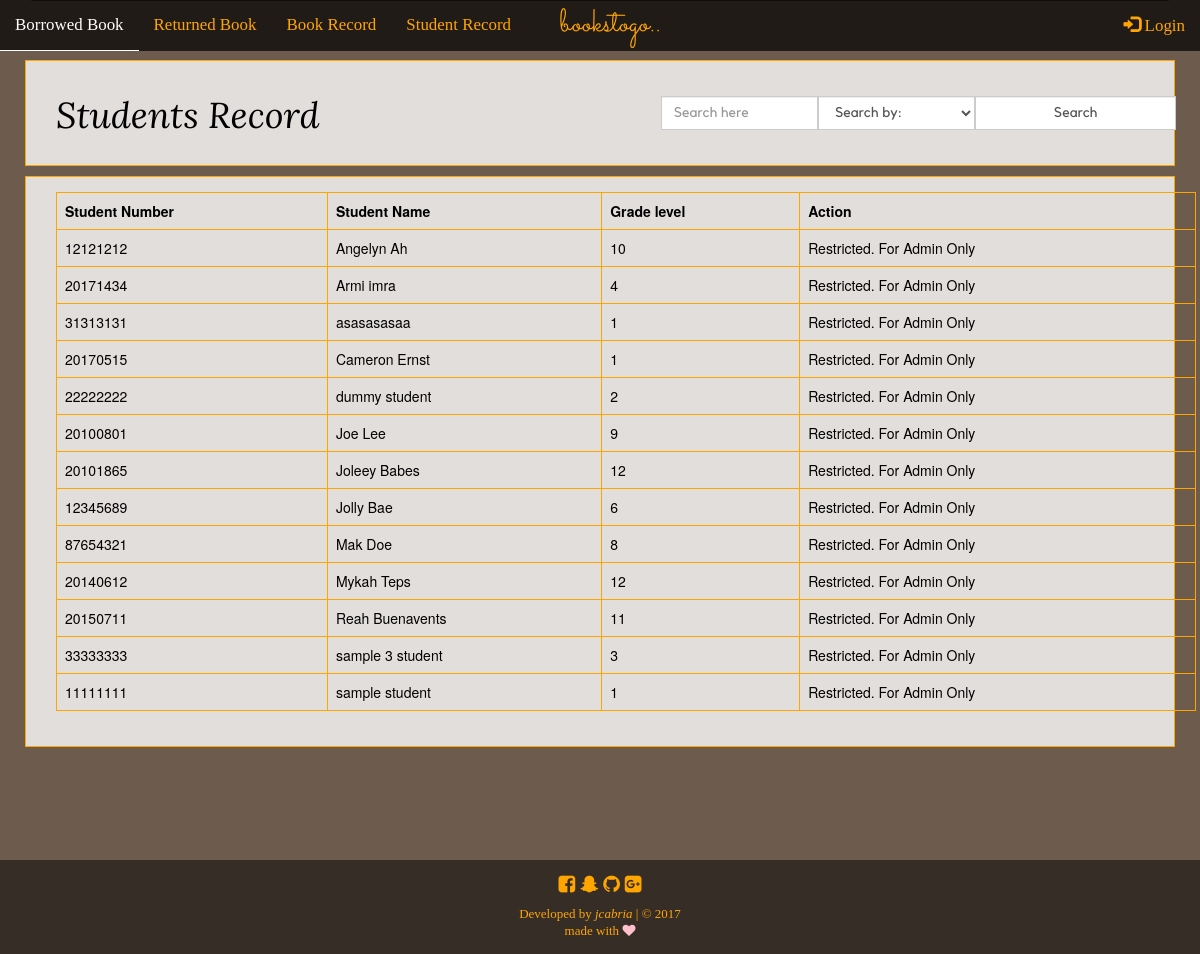
/student_record.php, run on the app's committed database.
### tables this page shows
CREATE TABLE `students_record` (
  `id` int(11) NOT NULL,
  `student_number` int(8) NOT NULL,
  `student_name` varchar(255) NOT NULL,
  `grade_level` varchar(255) NOT NULL
);

### student_record.php (the view, shortened to what this page needs)
<?php
function display_content() {
	require_once('connection.php');
	echo "
		<div class='container-fluid stud-record-div'>
			<div class='container'>
				<div class='row'>
					<form method='POST' action=''>
						<div class='col-md-6'>
							<h1>Students Record</h1>";
						echo "</div>
						<div class='col-md-6'>
							<div class='input-group search_trans'>
								<span class='input-group-btn'>
									<input type='text' class='form-control' placeholder='Search here' name='search_stud'>
								</span>
								<span class='input-group-btn'>
									<select name='search_ddown' class='form-control'>
										<option disabled selected>
											Search by: </option>
										<option value='student_number'>
											Student Number</option>
										<option value='student_name'>
											Student Name</option>
										<option value='grade_level'>
											Grade Level</option>
									</select>
								</span>
								<span class='input-group-btn'>
									<input type='submit' class='form-control' name='search-stud-btn' value='Search'>
								</span>
							</div>
						</div>
					</form>
				</div>
			</div>
		</div>";
	$sql = "SELECT * FROM students_record ORDER BY student_name ASC";
	$show = mysqli_query($conn, $sql);
	if (isset($_POST['search-stud-btn'])) {
		$search_stud = $_POST['search_stud'];
		$search_ddown = $_POST['search_ddown'];
		$query = "SELECT * FROM students_record WHERE $search_ddown LIKE '%$search_stud%'";
		$result = mysqli_query($conn, $query);
		echo "Search result for <em>$search_stud</em>. Found " .mysqli_num_rows($result). " result.<br><hr><br>";
		if (mysqli_num_rows($result) > 0) {
			echo "
				<div class='container-fluid stud-record-div'>
					<div class='container'>
						<div class='table-responsive'>
							<table class='table table-bordered table-hover'>
								<thead>
									<tr>
										<th>Student Number</th>
										<th>Student Name</th>
										<th>Grade level</th>
										<th>Action</th>
									</tr>
								</thead>
								<tbody>";
								while ($row = mysqli_fetch_assoc($result)) {
									extract($row);
								echo "<tr>
										<td>".$row['student_number']."</td>
										<td>".$row['student_name']."</td>
										<td>".$row['grade_level']."</td>";
								if (isset($_SESSION['username'])) {
									echo "<td>";
									echo '<a type="button" class="btn btn-default" href="update_stud.php?id='.$id.'">Update</a>
										<a type="button" class="btn btn-default" href="delete_stud.php?id='.$id.'">Delete</a>';
									echo"</td>";
									} else {
										echo "<td>Restricted. For Admin Only</td>";
									}
								echo"</tr>";
									}
							echo"</tbody>
							</table>
						</div>
					</div>
				</div>";
		}
	}
	else {
		if (mysqli_num_rows($show) > 0) {
			echo "
				<div class='container-fluid stud-record-div'>
					<div class='container'>
						<div class='table-responsive'>
							<table class='table table-bordered table-hover'>
								<thead>
									<tr>
										<th>Student Number</th>
										<th>Student Name</th>
										<th>Grade level</th>
										<th>Action</th>
									</tr>
								</thead>
								<tbody>";
								while ($row = mysqli_fetch_assoc($show)) {
									extract($row);
								echo "<tr>
										<td>".$row['student_number']."</td>
										<td>".$row['student_name']."</td>
										<td>".$row['grade_level']."</td>";
								if (isset($_SESSION['username'])) {
									echo "<td>";
									echo '<a type="button" class="btn btn-default" href="update_stud.php?id='.$id.'">Update</a>
										<a type="button" class="btn btn-default" href="delete_stud.php?id='.$id.'">Delete</a>';
									echo"</td>";
									} else {
										echo "<td>Restricted. For Admin Only</td>";
									}
							echo"</tr>";
								}
						echo"</tbody>
						</table>
					</div>
				</div>
			</div>";
		}
	}
}
require_once('template.php');
 ?>

### template.php (style rules this page uses)
body { background-color: #dab69d; background-image: linear-gradient( rgba(0,0,0,0.5), rgba(0,0,0,0.5) ), url("image/unsplash7.jpg"); background-attachment: fixed; height: auto; background-size: cover; background-position: center center; }
.contents-here h1 { font-family: "mynav2"; }
.contents-here p, .search-row, .contents-here input, .contents-here select, .contents-here span, .search-div th, .search-div td, .trans-div th, .trans-div td { font-family: "kollektif"; }
.search-div, .trans-div, .rtn-invnt-div, .bk-invnt-div, .stud-record-div { background-color: rgba(255,255,255,0.8); border: 1px solid orange; padding: 15px; margin: 10px; color: black; }
.table-bordered, .table-bordered > thead > tr > th, .table-bordered > tbody > tr > td { border: 1px solid orange; }
.search_trans { padding: 20px; }

### data on the page
students_record: student_number "12121212", student_name "Angelyn Ah", grade_level "10"
students_record: student_number "20171434", student_name "Armi imra", grade_level "4"
students_record: student_number "31313131", student_name "asasasasaa", grade_level "1"
students_record: student_number "20170515", student_name "Cameron Ernst", grade_level "1"
students_record: student_number "22222222", student_name "dummy student", grade_level "2"
students_record: student_number "20100801", student_name "Joe Lee", grade_level "9"
students_record: student_number "20101865", student_name "Joleey Babes", grade_level "12"
students_record: student_number "12345689", student_name "Jolly Bae", grade_level "6"
students_record: student_number "87654321", student_name "Mak Doe", grade_level "8"
students_record: student_number "20140612", student_name "Mykah Teps", grade_level "12"
students_record: student_number "20150711", student_name "Reah Buenavents", grade_level "11"
students_record: student_number "33333333", student_name "sample 3 student", grade_level "3"
students_record: student_number "11111111", student_name "sample student", grade_level "1"
